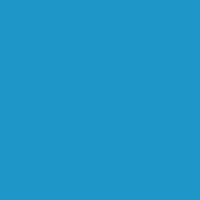
Frame 1 (no input)
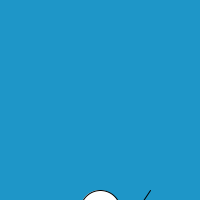
Frame 60 (the mouse pressed at the canvas centre just before this capture)
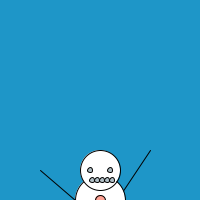
Frame 120 (the mouse held since frame 60 and released just before this capture)

The Processing sketch that drew these frames (run headless with seeded random() and noise(); from frame 60 on, the mouse is pressed at the canvas centre):

// Processing sketch: processing_48597
// ── processing_48597.pde

float x = 100;
float y = 300;


void setup() {
  size (200, 200);
  smooth ();
  //----------------------------------- CONSOL MESSAGE
  println("Walking in a winter wonderland!");
}

void draw() {

  background (30, 150, 200);

  y = y - 1;

  //----------------------------------- RECTANGLE
  rectMode (CENTER);

  //----------------------------------- LINES
  line (x-25, y, x-60, y-30);
  line (x, y+25, x+50, y-50);

  //----------------------------------- CIRCLES
  ellipseMode (CENTER);
  fill(255);
  ellipse (x, y+30, 70, 70);
  ellipse (x, y, 50, 50);
  ellipse (x, y-30, 40, 40);

  fill (0);
  
  fill (255, random(255), random(255));
  ellipse (x, y, 10, 10);
  fill (random(255), 255, random(255));
  ellipse (x, y+15, 10, 10);
  fill (random(255), random(255), 255);
  ellipse (x, y+30, 10, 10);
  
  fill (random(255), random(255), random(255));
  ellipse (x-10, y-30, 5, 5);
  ellipse (x+10, y-30, 5, 5);

  //----------------------------------- LINES
  
  for (int i = 10; i <= 30; i += 5) {
     ellipse (i+x-18, y-20, 5, 5);    
  }
  
}

void  mousePressed () {
  y = y + 20;
}

void keyPressed () {
 x = random(200); 
  
}
